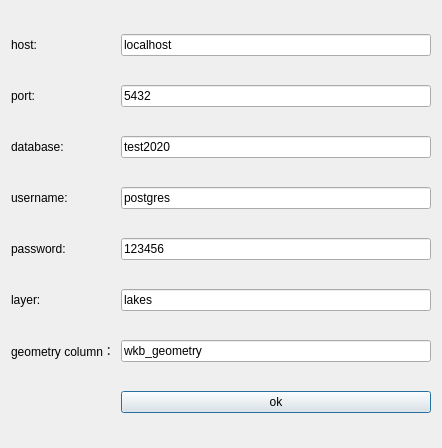
<?xml version="1.0" encoding="UTF-8"?>
<ui version="4.0">
 <class>Dialog</class>
 <widget class="QDialog" name="Dialog">
  <property name="geometry">
   <rect>
    <x>0</x>
    <y>0</y>
    <width>442</width>
    <height>448</height>
   </rect>
  </property>
  <property name="windowTitle">
   <string>Dialog</string>
  </property>
  <layout class="QGridLayout" name="gridLayout">
   <item row="2" column="2">
    <widget class="QLineEdit" name="lineEditDatabase">
     <property name="text">
      <string>test2020</string>
     </property>
    </widget>
   </item>
   <item row="5" column="2">
    <widget class="QLineEdit" name="lineEditLayer">
     <property name="text">
      <string>lakes</string>
     </property>
    </widget>
   </item>
   <item row="0" column="2">
    <widget class="QLineEdit" name="lineEditHost">
     <property name="text">
      <string>localhost</string>
     </property>
    </widget>
   </item>
   <item row="1" column="2">
    <widget class="QLineEdit" name="lineEditPort">
     <property name="text">
      <string>5432</string>
     </property>
    </widget>
   </item>
   <item row="4" column="2">
    <widget class="QLineEdit" name="lineEditPassword">
     <property name="text">
      <string>123456</string>
     </property>
    </widget>
   </item>
   <item row="0" column="0">
    <widget class="QLabel" name="label">
     <property name="text">
      <string>host:</string>
     </property>
    </widget>
   </item>
   <item row="4" column="0">
    <widget class="QLabel" name="label_4">
     <property name="text">
      <string>password:</string>
     </property>
    </widget>
   </item>
   <item row="3" column="0">
    <widget class="QLabel" name="label_3">
     <property name="text">
      <string>username:</string>
     </property>
    </widget>
   </item>
   <item row="6" column="0">
    <widget class="QLabel" name="label_7">
     <property name="text">
      <string>geometry column：</string>
     </property>
    </widget>
   </item>
   <item row="1" column="0">
    <widget class="QLabel" name="label_2">
     <property name="text">
      <string>port:</string>
     </property>
    </widget>
   </item>
   <item row="2" column="0">
    <widget class="QLabel" name="label_5">
     <property name="text">
      <string>database:</string>
     </property>
    </widget>
   </item>
   <item row="6" column="2">
    <widget class="QLineEdit" name="lineEditGeometryColumn">
     <property name="text">
      <string>wkb_geometry</string>
     </property>
    </widget>
   </item>
   <item row="5" column="0">
    <widget class="QLabel" name="label_6">
     <property name="text">
      <string>layer:</string>
     </property>
    </widget>
   </item>
   <item row="3" column="2">
    <widget class="QLineEdit" name="lineEditUsername">
     <property name="text">
      <string>postgres</string>
     </property>
    </widget>
   </item>
   <item row="7" column="2">
    <widget class="QPushButton" name="pushButtonOk">
     <property name="text">
      <string>ok</string>
     </property>
    </widget>
   </item>
  </layout>
 </widget>
 <resources/>
 <connections/>
</ui>
